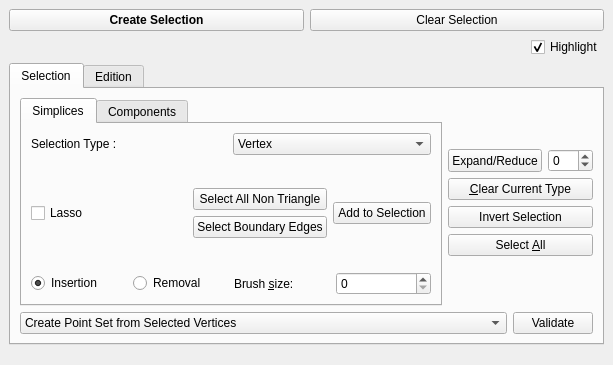
<?xml version="1.0" encoding="UTF-8"?>
<ui version="4.0">
 <class>Selection</class>
 <widget class="QDockWidget" name="Selection">
  <property name="geometry">
   <rect>
    <x>0</x>
    <y>0</y>
    <width>613</width>
    <height>365</height>
   </rect>
  </property>
  <property name="windowTitle">
   <string>Selection</string>
  </property>
  <widget class="QWidget" name="dockWidgetContents">
   <layout class="QVBoxLayout" name="verticalLayout_6">
    <item>
     <layout class="QHBoxLayout" name="horizontalLayout_4">
      <item>
       <widget class="QPushButton" name="Create_selection_item_button">
        <property name="font">
         <font>
          <weight>75</weight>
          <bold>true</bold>
         </font>
        </property>
        <property name="text">
         <string>Create Selection</string>
        </property>
       </widget>
      </item>
      <item>
       <widget class="QPushButton" name="Clear_all_button">
        <property name="toolTip">
         <string extracomment="Clear selection for All Types"/>
        </property>
        <property name="text">
         <string>Clear Selection</string>
        </property>
       </widget>
      </item>
     </layout>
    </item>
    <item>
     <layout class="QHBoxLayout" name="horizontalLayout_2">
      <item>
       <spacer name="horizontalSpacer">
        <property name="orientation">
         <enum>Qt::Horizontal</enum>
        </property>
        <property name="sizeHint" stdset="0">
         <size>
          <width>40</width>
          <height>20</height>
         </size>
        </property>
       </spacer>
      </item>
      <item>
       <widget class="QCheckBox" name="hl_checkBox">
        <property name="text">
         <string>Highlight</string>
        </property>
        <property name="checked">
         <bool>true</bool>
        </property>
       </widget>
      </item>
     </layout>
    </item>
    <item>
     <widget class="QTabWidget" name="selectionOrEuler">
      <property name="currentIndex">
       <number>0</number>
      </property>
      <widget class="QWidget" name="tab_3">
       <attribute name="title">
        <string>Selection</string>
       </attribute>
       <layout class="QVBoxLayout" name="verticalLayout_5">
        <item>
         <layout class="QHBoxLayout" name="horizontalLayout_3">
          <item>
           <widget class="QTabWidget" name="tabWidget">
            <property name="currentIndex">
             <number>0</number>
            </property>
            <widget class="QWidget" name="tab">
             <attribute name="title">
              <string>Simplices</string>
             </attribute>
             <layout class="QVBoxLayout" name="verticalLayout_2">
              <item>
               <layout class="QHBoxLayout" name="horizontalLayout_9" stretch="1,1">
                <item>
                 <widget class="QLabel" name="label_2">
                  <property name="text">
                   <string>Selection Type :</string>
                  </property>
                 </widget>
                </item>
                <item>
                 <widget class="QComboBox" name="Selection_type_combo_box">
                  <item>
                   <property name="text">
                    <string>Vertex</string>
                   </property>
                  </item>
                  <item>
                   <property name="text">
                    <string>Facet</string>
                   </property>
                  </item>
                  <item>
                   <property name="text">
                    <string>Edge</string>
                   </property>
                  </item>
                  <item>
                   <property name="text">
                    <string>Connected Component (Facet)</string>
                   </property>
                  </item>
                  <item>
                   <property name="text">
                    <string>Path Between Vertices</string>
                   </property>
                  </item>
                 </widget>
                </item>
               </layout>
              </item>
              <item>
               <spacer name="verticalSpacer_5">
                <property name="orientation">
                 <enum>Qt::Vertical</enum>
                </property>
                <property name="sizeHint" stdset="0">
                 <size>
                  <width>20</width>
                  <height>40</height>
                 </size>
                </property>
               </spacer>
              </item>
              <item>
               <layout class="QHBoxLayout" name="horizontalLayout_11" stretch="0,1,0,1">
                <item>
                 <widget class="QCheckBox" name="lassoCheckBox">
                  <property name="text">
                   <string>Lasso</string>
                  </property>
                 </widget>
                </item>
                <item>
                 <spacer name="horizontalSpacer_3">
                  <property name="orientation">
                   <enum>Qt::Horizontal</enum>
                  </property>
                  <property name="sizeHint" stdset="0">
                   <size>
                    <width>40</width>
                    <height>20</height>
                   </size>
                  </property>
                 </spacer>
                </item>
                <item>
                 <layout class="QVBoxLayout" name="verticalLayout_7">
                  <item>
                   <widget class="QPushButton" name="Select_all_NTButton">
                    <property name="text">
                     <string>Select All Non Triangle</string>
                    </property>
                   </widget>
                  </item>
                  <item>
                   <widget class="QPushButton" name="Select_boundaryButton">
                    <property name="text">
                     <string>Select Boundary Edges</string>
                    </property>
                   </widget>
                  </item>
                 </layout>
                </item>
                <item>
                 <widget class="QPushButton" name="Add_to_selection_button">
                  <property name="sizePolicy">
                   <sizepolicy hsizetype="Minimum" vsizetype="Fixed">
                    <horstretch>0</horstretch>
                    <verstretch>0</verstretch>
                   </sizepolicy>
                  </property>
                  <property name="text">
                   <string>Add to Selection</string>
                  </property>
                 </widget>
                </item>
               </layout>
              </item>
              <item>
               <spacer name="verticalSpacer_4">
                <property name="orientation">
                 <enum>Qt::Vertical</enum>
                </property>
                <property name="sizeHint" stdset="0">
                 <size>
                  <width>20</width>
                  <height>40</height>
                 </size>
                </property>
               </spacer>
              </item>
              <item>
               <layout class="QHBoxLayout" name="horizontalLayout">
                <item>
                 <widget class="QRadioButton" name="Insertion_radio_button">
                  <property name="text">
                   <string>Insertion</string>
                  </property>
                  <property name="checked">
                   <bool>true</bool>
                  </property>
                 </widget>
                </item>
                <item>
                 <widget class="QRadioButton" name="Removal_radio_button">
                  <property name="text">
                   <string>Removal</string>
                  </property>
                 </widget>
                </item>
                <item>
                 <widget class="QLabel" name="label">
                  <property name="text">
                   <string>Brush &amp;size:</string>
                  </property>
                  <property name="buddy">
                   <cstring>Brush_size_spin_box</cstring>
                  </property>
                 </widget>
                </item>
                <item>
                 <widget class="QSpinBox" name="Brush_size_spin_box"/>
                </item>
               </layout>
              </item>
             </layout>
            </widget>
            <widget class="QWidget" name="tab_2">
             <attribute name="title">
              <string>Components</string>
             </attribute>
             <layout class="QVBoxLayout" name="verticalLayout_3">
              <item>
               <layout class="QHBoxLayout" name="horizontalLayout_5">
                <item>
                 <widget class="QLabel" name="label_3">
                  <property name="sizePolicy">
                   <sizepolicy hsizetype="Minimum" vsizetype="Minimum">
                    <horstretch>0</horstretch>
                    <verstretch>0</verstretch>
                   </sizepolicy>
                  </property>
                  <property name="text">
                   <string>Threshold:</string>
                  </property>
                  <property name="buddy">
                   <cstring>Threshold_size_spin_box</cstring>
                  </property>
                 </widget>
                </item>
                <item>
                 <widget class="QSpinBox" name="Threshold_size_spin_box">
                  <property name="sizePolicy">
                   <sizepolicy hsizetype="Minimum" vsizetype="Minimum">
                    <horstretch>0</horstretch>
                    <verstretch>0</verstretch>
                   </sizepolicy>
                  </property>
                  <property name="maximum">
                   <number>999999999</number>
                  </property>
                  <property name="value">
                   <number>8</number>
                  </property>
                 </widget>
                </item>
                <item>
                 <widget class="QPushButton" name="Get_minimum_button">
                  <property name="sizePolicy">
                   <sizepolicy hsizetype="Minimum" vsizetype="Minimum">
                    <horstretch>0</horstretch>
                    <verstretch>0</verstretch>
                   </sizepolicy>
                  </property>
                  <property name="text">
                   <string>&amp;Get Minimum</string>
                  </property>
                 </widget>
                </item>
               </layout>
              </item>
              <item>
               <spacer name="verticalSpacer_7">
                <property name="orientation">
                 <enum>Qt::Vertical</enum>
                </property>
                <property name="sizeHint" stdset="0">
                 <size>
                  <width>20</width>
                  <height>40</height>
                 </size>
                </property>
               </spacer>
              </item>
              <item>
               <widget class="QPushButton" name="Select_isolated_components_button">
                <property name="text">
                 <string>Select &amp;Isolated Components Below Threshold</string>
                </property>
               </widget>
              </item>
              <item>
               <spacer name="verticalSpacer_6">
                <property name="orientation">
                 <enum>Qt::Vertical</enum>
                </property>
                <property name="sizeHint" stdset="0">
                 <size>
                  <width>20</width>
                  <height>40</height>
                 </size>
                </property>
               </spacer>
              </item>
              <item>
               <layout class="QHBoxLayout" name="horizontalLayout_7">
                <item>
                 <widget class="QLabel" name="label_6">
                  <property name="text">
                   <string>Sharp edges angle:</string>
                  </property>
                  <property name="alignment">
                   <set>Qt::AlignRight|Qt::AlignTrailing|Qt::AlignVCenter</set>
                  </property>
                 </widget>
                </item>
                <item>
                 <widget class="QSpinBox" name="Sharp_angle_spinbox">
                  <property name="sizePolicy">
                   <sizepolicy hsizetype="Minimum" vsizetype="Fixed">
                    <horstretch>0</horstretch>
                    <verstretch>0</verstretch>
                   </sizepolicy>
                  </property>
                  <property name="maximum">
                   <number>180</number>
                  </property>
                  <property name="value">
                   <number>60</number>
                  </property>
                 </widget>
                </item>
                <item>
                 <widget class="QPushButton" name="Select_sharp_edges_button">
                  <property name="text">
                   <string>Select</string>
                  </property>
                 </widget>
                </item>
               </layout>
              </item>
             </layout>
            </widget>
           </widget>
          </item>
          <item>
           <layout class="QVBoxLayout" name="verticalLayout">
            <item>
             <spacer name="verticalSpacer_10">
              <property name="orientation">
               <enum>Qt::Vertical</enum>
              </property>
              <property name="sizeHint" stdset="0">
               <size>
                <width>20</width>
                <height>40</height>
               </size>
              </property>
             </spacer>
            </item>
            <item>
             <layout class="QHBoxLayout" name="horizontalLayout_6">
              <item>
               <widget class="QPushButton" name="Expand_reduce_button">
                <property name="sizePolicy">
                 <sizepolicy hsizetype="Minimum" vsizetype="Minimum">
                  <horstretch>0</horstretch>
                  <verstretch>0</verstretch>
                 </sizepolicy>
                </property>
                <property name="text">
                 <string>Expand/Reduce</string>
                </property>
               </widget>
              </item>
              <item>
               <widget class="QSpinBox" name="Expand_reduce_spin_box">
                <property name="sizePolicy">
                 <sizepolicy hsizetype="Minimum" vsizetype="Minimum">
                  <horstretch>0</horstretch>
                  <verstretch>0</verstretch>
                 </sizepolicy>
                </property>
                <property name="minimum">
                 <number>-50</number>
                </property>
                <property name="maximum">
                 <number>50</number>
                </property>
               </widget>
              </item>
             </layout>
            </item>
            <item>
             <widget class="QPushButton" name="Clear_button">
              <property name="toolTip">
               <string extracomment="Clear selection for Selection Type"/>
              </property>
              <property name="text">
               <string>&amp;Clear Current Type</string>
              </property>
             </widget>
            </item>
            <item>
             <widget class="QPushButton" name="Inverse_selection_button">
              <property name="toolTip">
               <string extracomment="Invert selection for Selection Type"/>
              </property>
              <property name="text">
               <string>Invert Selection</string>
              </property>
             </widget>
            </item>
            <item>
             <widget class="QPushButton" name="Select_all_button">
              <property name="toolTip">
               <string extracomment="Select all simplices of Selection Type"/>
              </property>
              <property name="text">
               <string>Select &amp;All</string>
              </property>
             </widget>
            </item>
            <item>
             <spacer name="verticalSpacer_8">
              <property name="orientation">
               <enum>Qt::Vertical</enum>
              </property>
              <property name="sizeHint" stdset="0">
               <size>
                <width>20</width>
                <height>40</height>
               </size>
              </property>
             </spacer>
            </item>
           </layout>
          </item>
         </layout>
        </item>
        <item>
         <layout class="QHBoxLayout" name="horizontalLayout_13" stretch="1,0">
          <item>
           <widget class="QComboBox" name="operationsBox">
            <item>
             <property name="text">
              <string>Create Point Set from Selected Vertices</string>
             </property>
            </item>
            <item>
             <property name="text">
              <string>Create Polyline from Selected Edges</string>
             </property>
            </item>
            <item>
             <property name="text">
              <string>Create Facegraph from Selected Facets</string>
             </property>
            </item>
            <item>
             <property name="text">
              <string>Erase Selected Facets</string>
             </property>
            </item>
            <item>
             <property name="text">
              <string>Keep Connected Components of Selected Facets</string>
             </property>
            </item>
            <item>
             <property name="text">
              <string>Expand Face Selection to Stay Manifold After Removal</string>
             </property>
            </item>
            <item>
             <property name="text">
              <string>Convert from Edge Selection to Facets Selection</string>
             </property>
            </item>
            <item>
             <property name="text">
              <string>Convert from Edge Selection to Point Selection</string>
             </property>
            </item>
            <item>
             <property name="text">
              <string>Convert from Facet Selection to Boundary Edge Selection</string>
             </property>
            </item>
            <item>
             <property name="text">
              <string>Convert from Facet Selection to Point Selection</string>
             </property>
            </item>
           </widget>
          </item>
          <item>
           <widget class="QPushButton" name="validateButton">
            <property name="text">
             <string>Validate</string>
            </property>
           </widget>
          </item>
         </layout>
        </item>
       </layout>
      </widget>
      <widget class="QWidget" name="tab_5">
       <attribute name="title">
        <string>Edition</string>
       </attribute>
       <layout class="QVBoxLayout" name="verticalLayout_4">
        <item>
         <widget class="QGroupBox" name="edition_groupBox">
          <property name="title">
           <string>Euler Operations</string>
          </property>
          <layout class="QVBoxLayout" name="verticalLayout_8">
           <item>
            <spacer name="verticalSpacer_9">
             <property name="orientation">
              <enum>Qt::Vertical</enum>
             </property>
             <property name="sizeHint" stdset="0">
              <size>
               <width>20</width>
               <height>40</height>
              </size>
             </property>
            </spacer>
           </item>
           <item>
            <layout class="QVBoxLayout" name="verticalLayout_9" stretch="0,1,0,0">
             <item>
              <widget class="QComboBox" name="editionBox">
               <item>
                <property name="text">
                 <string>Join vertex</string>
                </property>
               </item>
               <item>
                <property name="text">
                 <string>Split vertex</string>
                </property>
               </item>
               <item>
                <property name="text">
                 <string>Split edge</string>
                </property>
               </item>
               <item>
                <property name="text">
                 <string>Join face</string>
                </property>
               </item>
               <item>
                <property name="text">
                 <string>Split face</string>
                </property>
               </item>
               <item>
                <property name="text">
                 <string>Collapse edge</string>
                </property>
               </item>
               <item>
                <property name="text">
                 <string>Flip edge</string>
                </property>
               </item>
               <item>
                <property name="text">
                 <string>Add center vertex</string>
                </property>
               </item>
               <item>
                <property name="text">
                 <string>Remove center vertex</string>
                </property>
               </item>
               <item>
                <property name="text">
                 <string>Add vertex and face to border (Advanced)</string>
                </property>
               </item>
               <item>
                <property name="text">
                 <string>Add face to border (Advanced)</string>
                </property>
               </item>
               <item>
                <property name="text">
                 <string>Move point</string>
                </property>
               </item>
              </widget>
             </item>
             <item>
              <widget class="QLabel" name="instructionsLabel">
               <property name="text">
                <string>Instructions 

</string>
               </property>
              </widget>
             </item>
             <item>
              <widget class="QLabel" name="docImage_Label">
               <property name="text">
                <string/>
               </property>
              </widget>
             </item>
             <item>
              <widget class="QLabel" name="label_4">
               <property name="text">
                <string>Ctrl+Z to cancel the temporary selection.</string>
               </property>
              </widget>
             </item>
            </layout>
           </item>
          </layout>
         </widget>
        </item>
       </layout>
      </widget>
     </widget>
    </item>
    <item>
     <spacer name="verticalSpacer">
      <property name="orientation">
       <enum>Qt::Vertical</enum>
      </property>
      <property name="sizeHint" stdset="0">
       <size>
        <width>20</width>
        <height>40</height>
       </size>
      </property>
     </spacer>
    </item>
   </layout>
  </widget>
 </widget>
 <resources/>
 <connections/>
</ui>
